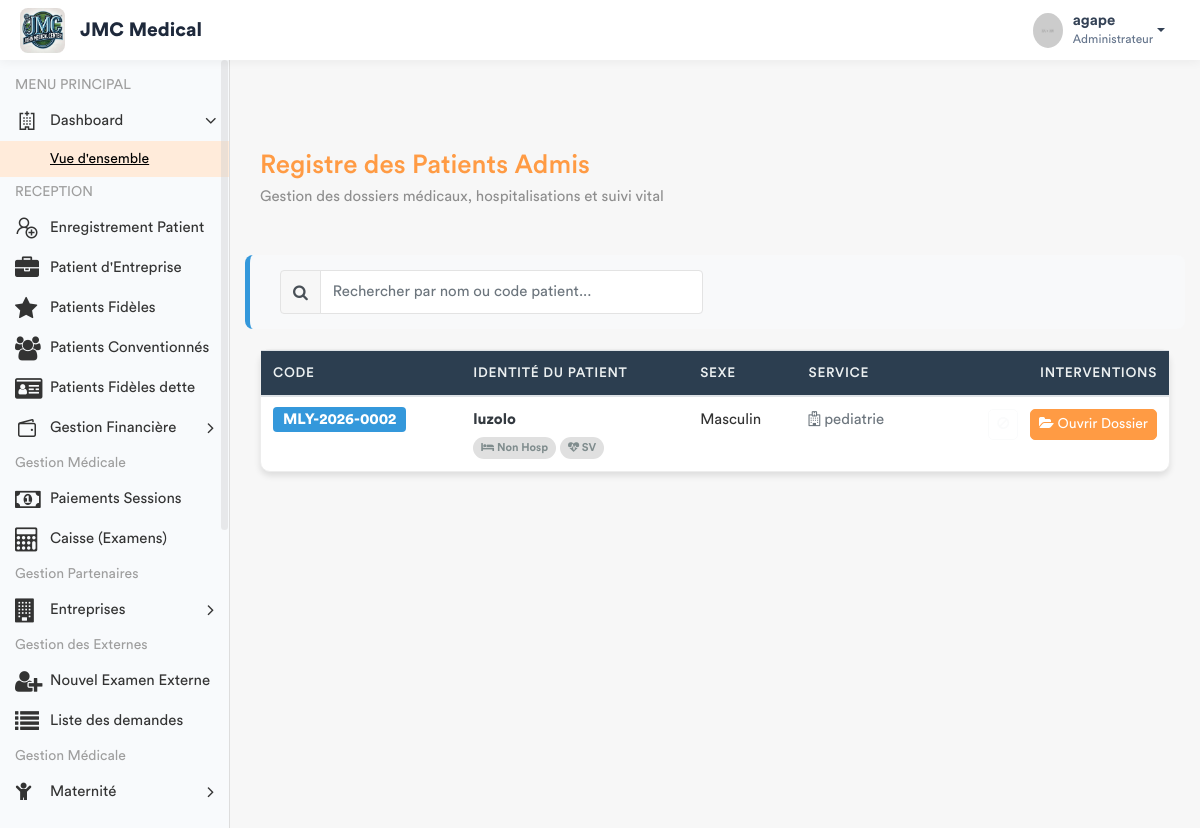
Page /patients/ (signed in) on the earlier database version.
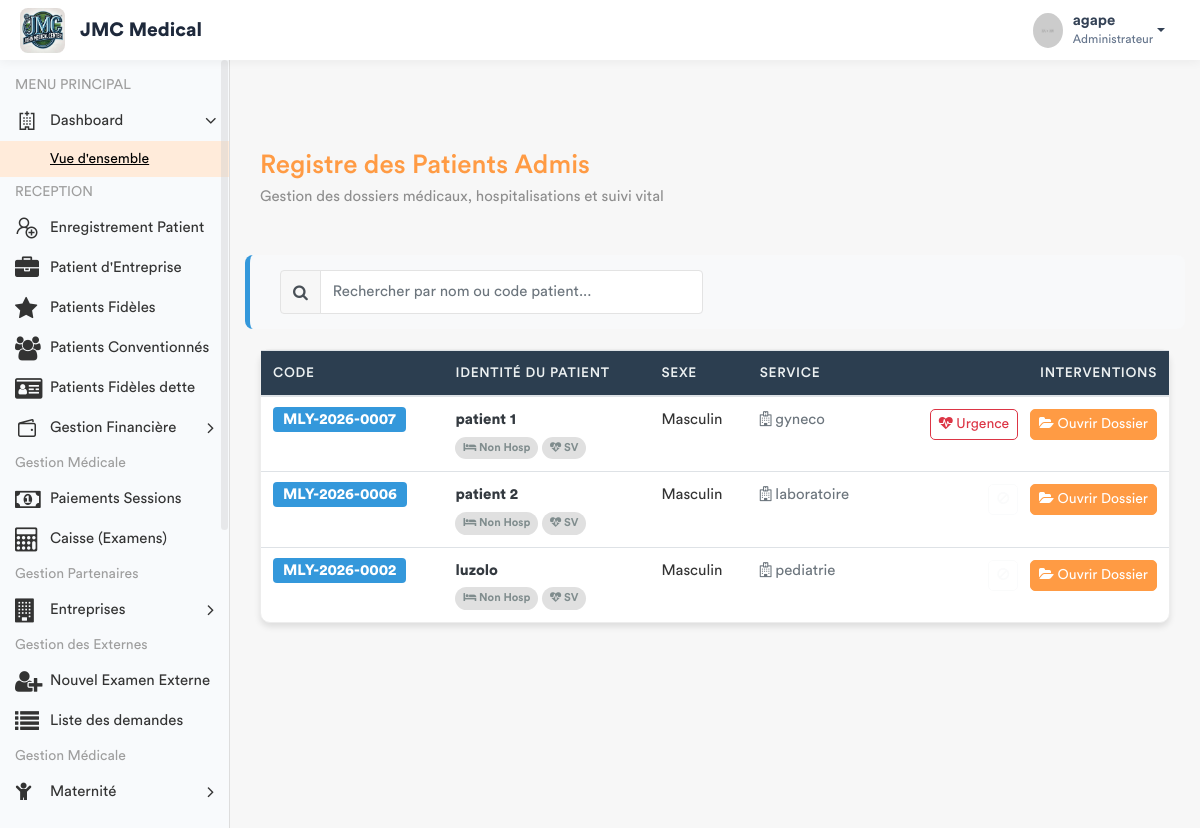
Same page on the later database version.
### app/models.py (models this page shows, shortened)
class Patient(models.Model):
    TYPE_CHOICES = [
        ('SIMPLE', 'Patient Simple'),
        ('FIDELE', 'Patient Fidèle'),
        ('CONVENTIONNE', 'Patient Conventionné'),
    ]
    code_patient = models.CharField(max_length=20, unique=True, editable=False)
    noms = models.CharField(max_length=100)
    service = models.ForeignKey('Service', on_delete=models.PROTECT, related_name='patients', null=True)
    sexe = models.CharField(max_length=1, choices=[('M', 'Masculin'), ('F', 'Féminin')])
    age = models.CharField(max_length=30)
    adresse = models.TextField()
    telephone = models.CharField(max_length=20)
    hopital = models.ForeignKey(Hopital , on_delete=models.SET_NULL , related_name= 'patient_hopital', null = True)
    type_patient = models.CharField(max_length=15, choices=TYPE_CHOICES, default='SIMPLE')
    a_carte_fidelite = models.BooleanField(default=False, verbose_name="Possède carte de fidélité")
    entreprise = models.ForeignKey(
        'Entreprise',
        on_delete=models.SET_NULL,
        null=True,
        blank=True,
        related_name='patients',
        verbose_name="Entreprise (si conventionné)"
    )
    fiche_payee = models.BooleanField(default=False)
    created_by = models.ForeignKey(User, on_delete=models.SET_NULL, null=True, related_name='patients_crees')
    date_creation = models.DateTimeField(auto_now_add=True)
    date_modification = models.DateTimeField(auto_now=True)

class Service(models.Model):
    nom = models.CharField(max_length=100, unique=True)
    description = models.TextField(blank=True, null=True)
    date_creation = models.DateTimeField(default=timezone.now)
    class Meta:
        verbose_name = "Service"
        verbose_name_plural = "Services"

### app/views.py (the view)
# urls.py: path('patients/', views.liste_patients_urgence, name='liste_patients_urgence'),
@login_required
def liste_patients_urgence(request):
    patients = Patient.objects.filter(fiche_payee=True).order_by('-id')
    role = Fonction.objects.filter(userKey=request.user).first()
    fonctionKey = role.fonctionKey.roleName if role and role.fonctionKey else None
    for p in patients:
        p.consultation_active = Consultation.objects.filter(
            triage__patient=p
        ).order_by('-date_creation').first()
        p.hosp_en_cours = Hospitalisation.objects.filter(
            patient=p,
            statut='EN_COURS'
        ).first()
    return render(request, 'back-end/medecin/liste_patients.html', {
        'patients': patients,
        'fonctionKey': fonctionKey
    })

### app/templates/back-end/medecin/liste_patients.html (shortened to what the changed rows need)
<!DOCTYPE html>
{% load static %}
<html lang="fr">
    <head>
        {% include 'back-end/includes/css.html' %}
    </head>
    <body>
        <div class="main-wrapper">
            <div class="page-wrapper">
                <div class="content container-fluid">
                    <div class="card">
                        <div class="card-body p-0">
                            <div class="table-responsive">
                                <table class="table table-hover mb-0" id="patientTable">
                                    <thead>
                                        <tr>
                                            <th>CODE</th>
                                            <th>IDENTITÉ DU PATIENT</th>
                                            <th>SEXE</th>
                                            <th>SERVICE</th>
                                            <th class="text-right">INTERVENTIONS</th>
                                        </tr>
                                    </thead>
                                    <tbody id="patientTableBody">
                                        {% for patient in patients %}
                                        <tr class="align-middle">
                                            <td><span class="badge-code">{{ patient.code_patient }}</span></td>
                                            <td>
                                                <div class="font-weight-bold text-dark">{{ patient.noms }}</div>
                                                <div>
                                                    <span id="hosp_tab" class="med-tab {% if not patient.hosp_en_cours %}tab-inactive{% endif %}">
                                                        <i class="fa fa-bed"></i> {% if patient.hosp_en_cours %}Lit: {{ patient.hosp_en_cours.lit.nom_lit }}{% else %}Non Hosp{% endif %}
                                                    </span>
                                                    <span id="sv_tab" class="med-tab {% if not patient.a_signes_vitaux %}tab-inactive{% endif %}">
                                                        <i class="fa fa-heartbeat"></i> SV
                                                    </span>
                                                </div>
                                            </td>
                                            <td>{{ patient.get_sexe_display }}</td>
                                            <td><span class="text-secondary"><i class="fa fa-hospital-o"></i> {{ patient.service.nom|default:"Non assigné" }}</span></td>
                                            <td class="text-right">
                                                {% if patient.consultation_active %}
                                                    <a href="{% url 'enregistrer_ordonnance_urgence' patient.consultation_active.id %}"
                                                       class="btn btn-sm btn-outline-danger btn-action mr-2">
                                                        <i class="fa fa-heartbeat"></i> Urgence
                                                    </a>
                                                {% else %}
                                                    <button class="btn btn-sm btn-outline-light mr-2" disabled><i class="fa fa-ban"></i></button>
                                                {% endif %}
                                                <a href="{% url 'dossier_medical_complet' patient.id %}" class="btn btn-sm btn-primary btn-action">
                                                    <i class="fa fa-folder-open"></i> Ouvrir Dossier
                                                </a>
                                            </td>
                                        </tr>
                                        {% empty %}
                                        <tr>
                                            <td colspan="5" class="text-center py-5 text-muted">
                                                <i class="fa fa-folder-open-o fa-3x"></i><br>Aucun dossier patient en attente.
                                            </td>
                                        </tr>
                                        {% endfor %}
                                    </tbody>
                                </table>
                            </div>
                        </div>
                    </div>
                </div>
            </div>
        </div>
    </body>
</html>

Differences in the rows shown:
added Patient: code_patient "MLY-2026-0007", noms "patient 1", shows "Non Hosp", sexe "Masculin", service.nom "gyneco", shows "Urgence"
added Patient: code_patient "MLY-2026-0006", noms "patient 2", shows "Non Hosp", sexe "Masculin", service.nom "laboratoire"
